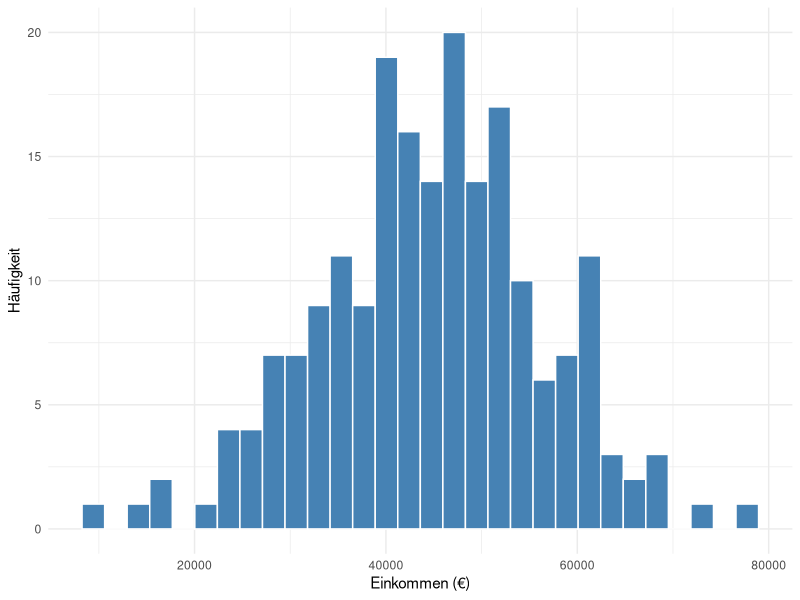

Generate this figure with R:
## ---- chunk 1
#| label: tbl-r-example
#| tbl-cap: "Deskriptive Statistik der Stichprobe"

library(tidyverse)

data <- tibble(
  variable = c("Alter", "Einkommen", "Bildungsjahre"),
  mean = c(35.2, 45600, 14.3),
  sd = c(8.4, 12500, 2.1),
  n = c(250, 250, 250)
)

knitr::kable(data, 
             caption = "Deskriptive Statistik",
             digits = 1)
## ---- chunk 2
#| label: fig-r-plot
#| fig-cap: "Verteilung der Einkommen"
#| echo: false
#| warning: false

library(ggplot2)
set.seed(42)
df <- tibble(
  income = rnorm(200, mean = 45000, sd = 12000)
)

ggplot(df, aes(x = income)) +
  geom_histogram(bins = 30, fill = "steelblue", color = "white") +
  labs(x = "Einkommen (€)", y = "Häufigkeit") +
  theme_minimal()
